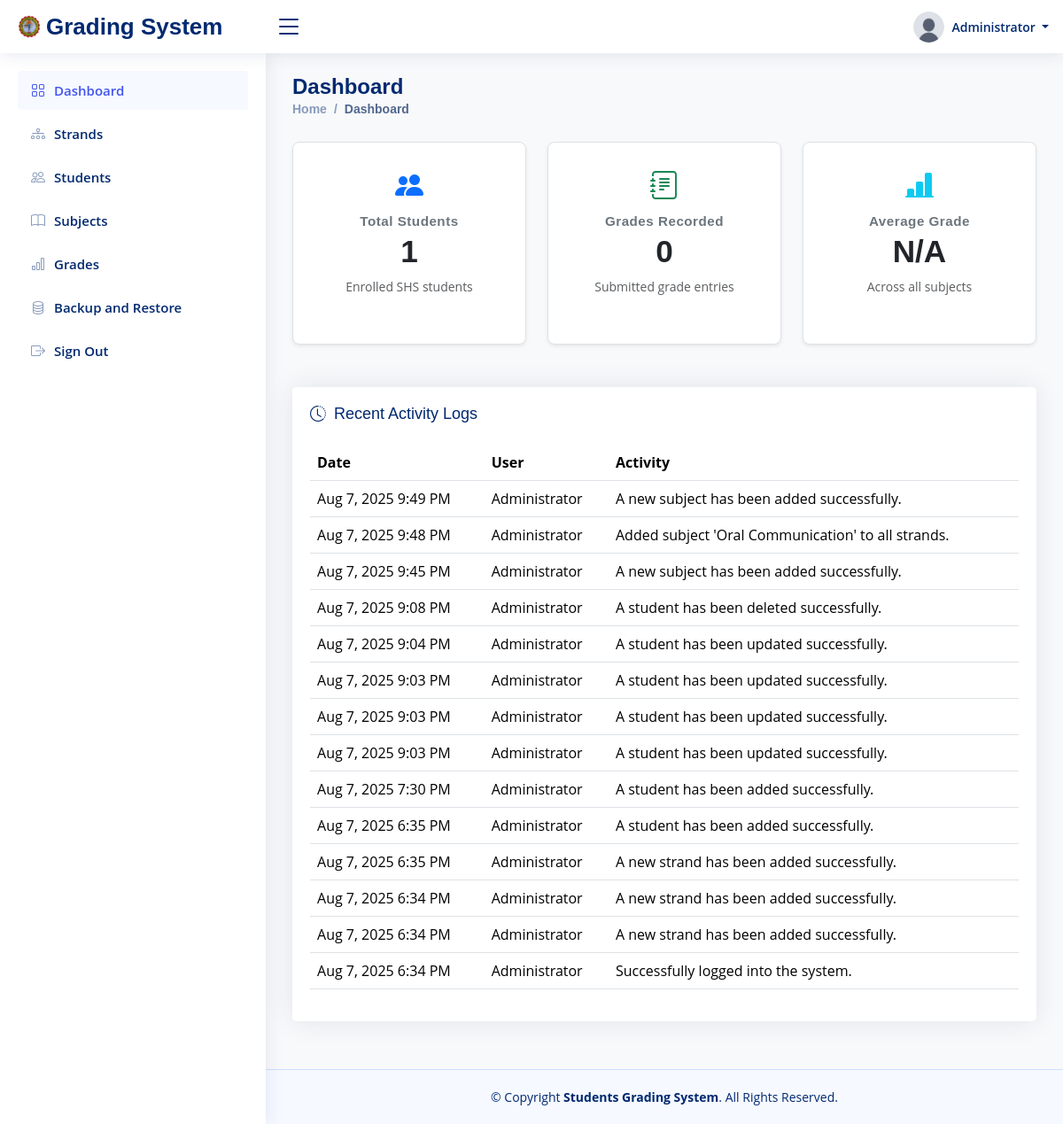
The page /dashboard (signed in) on the database as committed earlier.
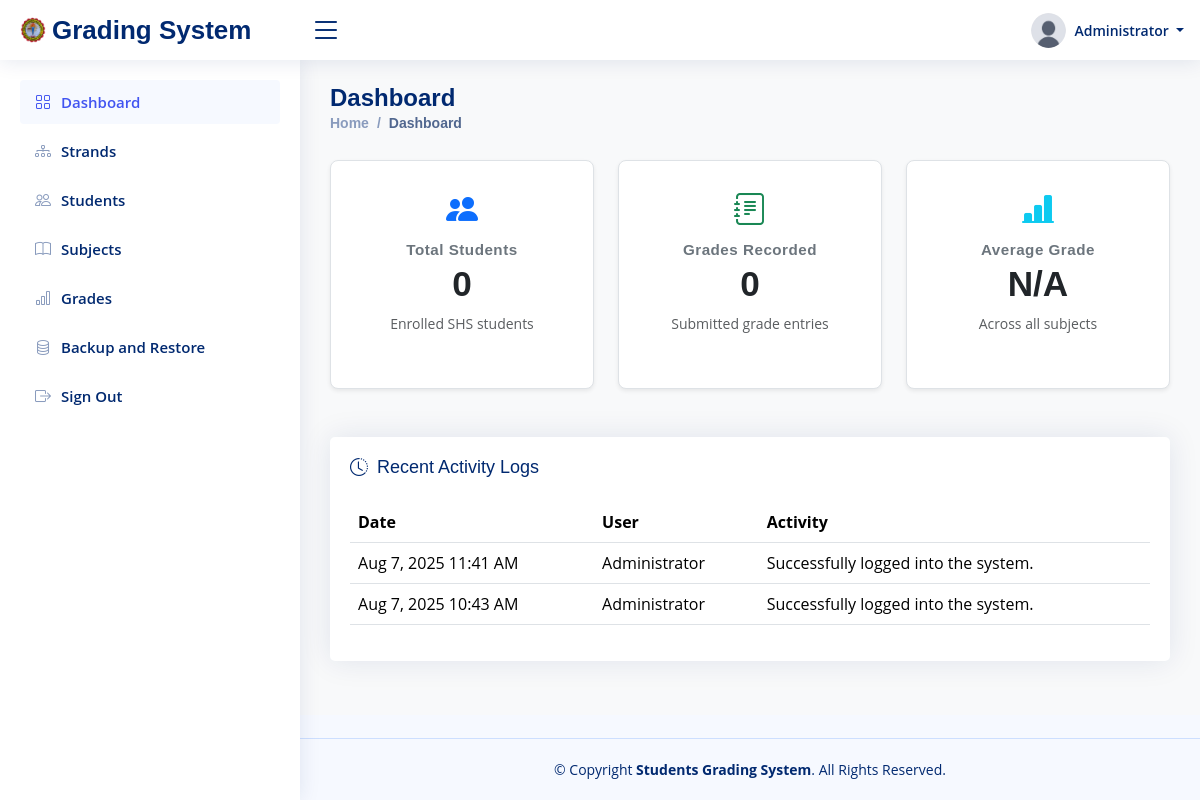
The same page on the database as committed later.
### tables this page shows
CREATE TABLE `logs` (
  `id` int(11) NOT NULL AUTO_INCREMENT,
  `uuid` varchar(36) NOT NULL,
  `user_id` int(11) NOT NULL,
  `activity` text NOT NULL,
  `created_at` datetime NOT NULL,
  `updated_at` datetime NOT NULL,
  PRIMARY KEY (`id`),
  UNIQUE KEY `uuid` (`uuid`)
);

CREATE TABLE `users` (
  `id` int(11) NOT NULL AUTO_INCREMENT,
  `uuid` varchar(36) NOT NULL,
  `name` varchar(100) NOT NULL,
  `username` varchar(50) NOT NULL,
  `password` varchar(255) NOT NULL,
  `image` varchar(50) NOT NULL,
  `user_type` varchar(20) NOT NULL,
  `created_at` datetime NOT NULL,
  `updated_at` datetime NOT NULL,
  PRIMARY KEY (`id`),
  UNIQUE KEY `uuid` (`uuid`),
  UNIQUE KEY `username` (`username`)
);

### config/database.php (called while the page is built, shortened)
<?php
class Database
{
    private $host = 'localhost';
    private $dbname = 'u474266573_gms';
    private $username = 'u474266573_user_gms';
    private $password = 'Z;cc#>0h6|Nt';
    private $connection = null;
    public function __construct()
    {
        $this->insert_admin_data();
    }
    private function connect()
    {
        $this->connection = new mysqli($this->host, $this->username, $this->password);
    }
    private function create_database()
    {
        $sql = "CREATE DATABASE IF NOT EXISTS " . $this->dbname;
    }
    private function select_database()
    {
        $this->connection->select_db($this->dbname);
    }
    private function create_users_table()
    {
        $sql = "CREATE TABLE IF NOT EXISTS users (
            id INT(11) AUTO_INCREMENT PRIMARY KEY,
            uuid VARCHAR(36) NOT NULL UNIQUE,
            name VARCHAR(100) NOT NULL,
            username VARCHAR(50) NOT NULL UNIQUE,
            password VARCHAR(255) NOT NULL,
            image VARCHAR(50) NOT NULL,
            user_type VARCHAR(20) NOT NULL,
            created_at DATETIME NOT NULL,
            updated_at DATETIME NOT NULL
        )";
    }
    private function create_students_table()
    {
        $sql = "CREATE TABLE IF NOT EXISTS students (
            id INT(11) AUTO_INCREMENT PRIMARY KEY,
            uuid VARCHAR(36) NOT NULL UNIQUE,
            account_id INT(11) NOT NULL UNIQUE,
            lrn VARCHAR(12) NOT NULL UNIQUE,
            strand_id INT(11) NOT NULL,
            grade_level ENUM('11', '12') NOT NULL,
            section VARCHAR(20) NOT NULL,
            first_name VARCHAR(50) NOT NULL,
            middle_name VARCHAR(50),
            last_name VARCHAR(50) NOT NULL,
            birthday DATE NOT NULL,
            sex ENUM('Male', 'Female') NOT NULL,
            email VARCHAR(100) NOT NULL UNIQUE,
            address VARCHAR(255) NOT NULL,
            created_at DATETIME NOT NULL,
            updated_at DATETIME NOT NULL,
            FOREIGN KEY (strand_id) REFERENCES strands(id)
                ON DELETE RESTRICT
                ON UPDATE CASCADE,
            FOREIGN KEY (account_id) REFERENCES users(id)
                ON DELETE CASCADE
                ON UPDATE CASCADE
        )";
    }
    private function create_strands_table()
    {
        $sql = "CREATE TABLE IF NOT EXISTS strands (
            id INT(11) AUTO_INCREMENT PRIMARY KEY,
            uuid VARCHAR(36) NOT NULL UNIQUE,
            code VARCHAR(10) NOT NULL UNIQUE,
            name VARCHAR(100) NOT NULL,
            description TEXT,
            created_at DATETIME NOT NULL,
            updated_at DATETIME NOT NULL
        )";
    }
    private function create_subjects_table()
    {
        $sql = "CREATE TABLE IF NOT EXISTS subjects (
            id INT(11) AUTO_INCREMENT PRIMARY KEY,
            uuid VARCHAR(36) NOT NULL UNIQUE,
            name VARCHAR(100) NOT NULL,
            category ENUM('core', 'applied and specialized') NOT NULL,
            grade_level ENUM('11', '12'),
            strand_id INT(11),
            created_at DATETIME NOT NULL,
            updated_at DATETIME NOT NULL,
            FOREIGN KEY (strand_id) REFERENCES strands(id)
                ON DELETE SET NULL
                ON UPDATE CASCADE
        )";
    }
    private function create_grades_table()
    {
        $sql = "CREATE TABLE IF NOT EXISTS grades (
            id INT(11) AUTO_INCREMENT PRIMARY KEY,
            uuid VARCHAR(36) NOT NULL UNIQUE,
            student_id INT(11) NOT NULL,
            subject_id INT(11) NOT NULL,
            quarter_1 DECIMAL(5,2),
            quarter_2 DECIMAL(5,2),
            quarter_3 DECIMAL(5,2),
            quarter_4 DECIMAL(5,2),
            final_grade DECIMAL(5,2),
            remarks VARCHAR(20),
            created_at DATETIME NOT NULL,
            updated_at DATETIME NOT NULL,
            UNIQUE(student_id, subject_id), -- Prevent duplicate entries for the same subject
            FOREIGN KEY (student_id) REFERENCES students(id)
                ON DELETE CASCADE
                ON UPDATE CASCADE,
            FOREIGN KEY (subject_id) REFERENCES subjects(id)
                ON DELETE CASCADE
                ON UPDATE CASCADE
        )";
    }
    private function create_logs_table()
    {
        $sql = "CREATE TABLE IF NOT EXISTS logs (
            id INT(11) AUTO_INCREMENT PRIMARY KEY,
            uuid VARCHAR(36) NOT NULL UNIQUE,
            user_id INT(11) NOT NULL,
            activity TEXT NOT NULL,
            created_at DATETIME NOT NULL,
            updated_at DATETIME NOT NULL
        )";
    }
    private function insert_admin_data()
    {
        $is_admin_exists = $this->select_one("users", "id", "1");
    }
    public function select_one($table, $condition_column, $condition_value)
    {
        $sql = "SELECT * FROM $table WHERE $condition_column = ? LIMIT 1";
        $stmt = $this->connection->prepare($sql);
        $stmt->bind_param("s", $condition_value);
        $stmt->execute();
        return $stmt->get_result()->fetch_assoc();
    }
    public function select_all($table, $order_by = null, $direction = 'ASC')
    {
        $sql = "SELECT * FROM $table";
        $result = $this->connection->query($sql);
        return $result->fetch_all(MYSQLI_ASSOC);
    }
    public function run_custom_query($custom_sql)
    {
        $stmt = $this->connection->prepare($custom_sql);
        if (!$stmt->execute()) {
            return false;
        }
        $result = $stmt->get_result();
        if ($result) {
            return $result->fetch_all(MYSQLI_ASSOC);
        }
        return true;
    }
}

### views/pages/dashboard.php (the view, shortened to what the changed rows need)
<?php
include_once "views/pages/templates/header.php";
$total_students = count($db->select_all("students"));
$total_grades = count($db->select_all("grades"));
$grades_data = $db->select_all("grades");
$average_grade = $grades_data
    ? number_format(array_sum(array_column($grades_data, "final_grade")) / $total_grades, 2)
    : "N/A";
$logs = $db->run_custom_query("
    SELECT l.*, u.name AS username
    FROM logs l
    JOIN users u ON l.user_id = u.id
    ORDER BY l.created_at DESC
");
?>
<main id="main" class="main bg-light py-4">
    <div class="pagetitle">
        <div class="row">
            <div class="col-6">
                <h1>Dashboard</h1>
                <nav>
                    <ol class="breadcrumb">
                        <li class="breadcrumb-item"><a href="<?= base_url() ?>">Home</a></li>
                        <li class="breadcrumb-item active">Dashboard</li>
                    </ol>
                </nav>
            </div>
        </div>
    </div>
    <section class="section ">
        <div class="row g-4">
            <div class="col-lg-4">
                <div class="card border rounded-3 shadow-sm h-100 bg-white">
                    <div class="card-body text-center p-4">
                        <div class="mb-2">
                            <i class="bi bi-people-fill fs-2 text-primary"></i>
                        </div>
                        <h6 class="fw-semibold mb-1 text-secondary">Total Students</h6>
                        <h2 class="fw-bold text-dark"><?= $total_students ?></h2>
                        <p class="text-muted small mb-0">Enrolled SHS students</p>
                    </div>
                </div>
            </div>
            <div class="col-lg-4">
                <div class="card border rounded-3 shadow-sm h-100 bg-white">
                    <div class="card-body text-center p-4">
                        <div class="mb-2">
                            <i class="bi bi-journal-text fs-2 text-success"></i>
                        </div>
                        <h6 class="fw-semibold mb-1 text-secondary">Grades Recorded</h6>
                        <h2 class="fw-bold text-dark"><?= $total_grades ?></h2>
                        <p class="text-muted small mb-0">Submitted grade entries</p>
                    </div>
                </div>
            </div>
            <div class="col-lg-4">
                <div class="card border rounded-3 shadow-sm h-100 bg-white">
                    <div class="card-body text-center p-4">
                        <div class="mb-2">
                            <i class="bi bi-bar-chart-line-fill fs-2 text-info"></i>
                        </div>
                        <h6 class="fw-semibold mb-1 text-secondary">Average Grade</h6>
                        <h2 class="fw-bold text-dark"><?= $average_grade ?></h2>
                        <p class="text-muted small mb-0">Across all subjects</p>
                    </div>
                </div>
            </div>
        </div>
        <div class="row mt-5">
            <div class="col-lg-12">
                <div class="card">
                    <div class="card-body">
                        <h5 class="card-title"><i class="bi bi-clock-history me-1"></i> Recent Activity Logs</h5>
                        <table class="table datatable">
                            <thead>
                                <tr>
                                    <th>Date</th>
                                    <th>User</th>
                                    <th>Activity</th>
                                </tr>
                            </thead>
                            <tbody>
                                <?php foreach ($logs as $log): ?>
                                    <tr>
                                        <td>
                                            <?= (new DateTime($log["created_at"]))->format("M j, Y g:i A") ?>
                                        </td>
                                        <td>
                                            <?= htmlspecialchars($log["username"]) ?>
                                        </td>
                                        <td>
                                            <?= htmlspecialchars($log["activity"]) ?>
                                        </td>
                                    </tr>
                                <?php endforeach ?>
                            </tbody>
                        </table>
                    </div>
                </div>
            </div>
        </div>
    </section>
</main>
<?php include_once "views/pages/templates/footer.php"; ?>

Rows that differ between the two databases and show on the page:
removed logs: created_at "Aug 7, 2025 9:49 PM", user.name "Administrator", activity "A new subject has been added successfully."
removed logs: created_at "Aug 7, 2025 9:48 PM", user.name "Administrator", activity "Added subject 'Oral Communication' to all strands."
removed logs: created_at "Aug 7, 2025 9:45 PM", user.name "Administrator", activity "A new subject has been added successfully."
removed logs: created_at "Aug 7, 2025 9:08 PM", user.name "Administrator", activity "A student has been deleted successfully."
removed logs: created_at "Aug 7, 2025 9:04 PM", user.name "Administrator", activity "A student has been updated successfully."
removed logs: created_at "Aug 7, 2025 9:03 PM", user.name "Administrator", activity "A student has been updated successfully."
removed logs: created_at "Aug 7, 2025 9:03 PM", user.name "Administrator", activity "A student has been updated successfully."
removed logs: created_at "Aug 7, 2025 9:03 PM", user.name "Administrator", activity "A student has been updated successfully."
removed logs: created_at "Aug 7, 2025 7:30 PM", user.name "Administrator", activity "A student has been added successfully."
removed logs: created_at "Aug 7, 2025 6:35 PM", user.name "Administrator", activity "A student has been added successfully."
removed logs: created_at "Aug 7, 2025 6:35 PM", user.name "Administrator", activity "A new strand has been added successfully."
removed logs: created_at "Aug 7, 2025 6:34 PM", user.name "Administrator", activity "A new strand has been added successfully."
changed logs: created_at "Aug 7, 2025 6:34 PM" → "Aug 7, 2025 11:41 AM"; activity "A new strand has been added successfully." → "Successfully logged into the system."
changed logs: created_at "Aug 7, 2025 6:34 PM" → "Aug 7, 2025 10:43 AM"
Other text that changed with them:
$total_students: "1" → "0"
